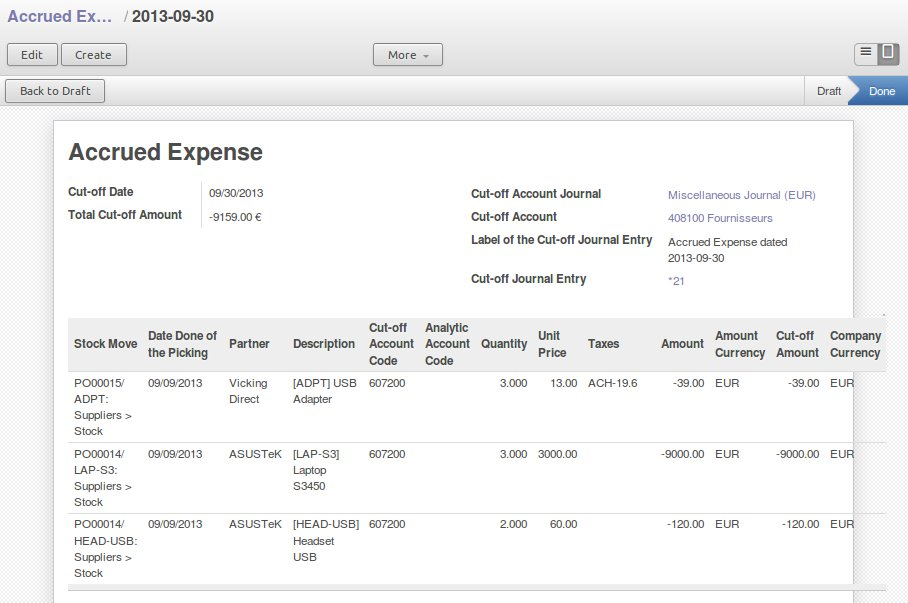
#> input picture extra-addons/OCA/account-closing/account_cutoff_picking/images/accrued_expense_done.jpg, 908 x 603 px
$ python -i utils.py   (imports and definitions only)
#> lines starting #> are read from the running program, lines starting #| are printed output that depends on the picture
#> further down, picture is the input picture: PIL image 908x603 RGB; mean R, G, B 242.5, 242.7, 242.8
# Copyright 2019 Alexandre Díaz <dev@redneboa.es>
# License AGPL-3.0 or later (http://www.gnu.org/licenses/agpl).
import base64
import math
from io import BytesIO

from PIL import Image


def n_rgb_to_hex(_r, _g, _b):
    return f"#{int(255 * _r):02x}{int(255 * _g):02x}{int(255 * _b):02x}"


def convert_to_image(field_binary):
    return Image.open(BytesIO(base64.b64decode(field_binary)))


def image_to_rgb(img):
    def normalize_vec3(vec3):
        _l = 1.0 / math.sqrt(vec3[0] * vec3[0] + vec3[1] * vec3[1] + vec3[2] * vec3[2])
        return (vec3[0] * _l, vec3[1] * _l, vec3[2] * _l)

    # Force Alpha Channel
    if img.mode != "RGBA":
        img = img.convert("RGBA")
    width, height = img.size
#> width = 908; height = 603
    # Reduce pixels
    width, height = (max(1, int(width / 4)), max(1, int(height / 4)))
#> width = 227; height = 150
    img = img.resize((width, height))
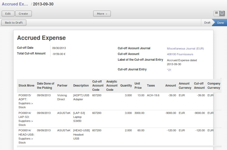
#> img: PIL image 227x150 RGBA; mean R, G, B, A 242.4, 242.6, 242.7, 255
    rgb_sum = [0, 0, 0]
    # Mix. image colors using addition method
    RGBA_WHITE = (255, 255, 255, 255)
    for i in range(0, height * width):
        rgba = img.getpixel((i % width, i / width))
        if rgba[3] > 128 and rgba != RGBA_WHITE:
            rgb_sum[0] += rgba[0]
            rgb_sum[1] += rgba[1]
            rgb_sum[2] += rgba[2]
#> this loop made 34050 passes
#> rgba on passes 1 to 3: (249, 250, 247, 255), (246, 250, 249, 255), (251, 249, 249, 255)
#> after the loop, rgb_sum = [4453036, 4459943, 4464862]
    _r, _g, _b = normalize_vec3(rgb_sum)
    return (_r, _g, _b)

>>> from PIL import Image
>>> picture = Image.open('../../account-closing/account_cutoff_picking/images/accrued_expense_done.jpg')
>>> result = image_to_rgb(picture)
#> result = (0.577, 0.577, 0.578)

$ run again, on extra-addons/OCA/account-closing/account_cutoff_picking/images/accrued_expense_journal_entry.jpg
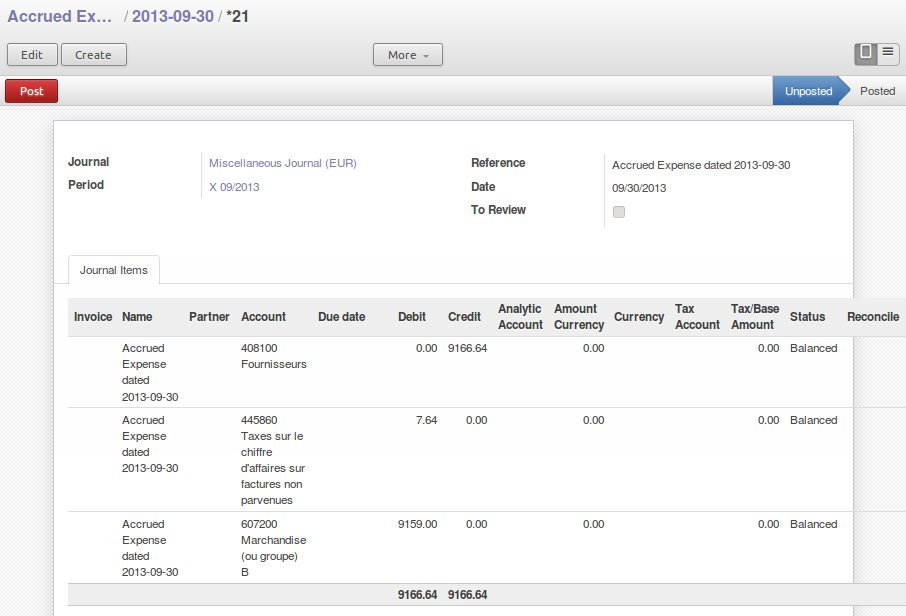
#> input picture extra-addons/OCA/account-closing/account_cutoff_picking/images/accrued_expense_journal_entry.jpg, 906 x 616 px
#> picture is the input picture: PIL image 906x616 RGB; mean R, G, B 243.8, 243.7, 243.9
#> in image_to_rgb, `img = img.resize((width, height))`:
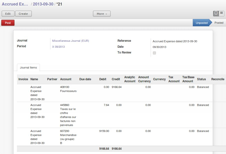
#> img: PIL image 226x154 RGBA; mean R, G, B, A 243.7, 243.6, 243.9, 255
#> the loop in image_to_rgb, `for i in range(0, height * width):` made 34804 passes
#> rgba on passes 1 to 3: (249, 250, 247, 255), (246, 250, 249, 255), (251, 249, 249, 255)
#> after the loop in image_to_rgb, `for i in range(0, height * width):`: rgb_sum = [5409985, 5407167, 5415499]
#> result = (0.577, 0.577, 0.578)
